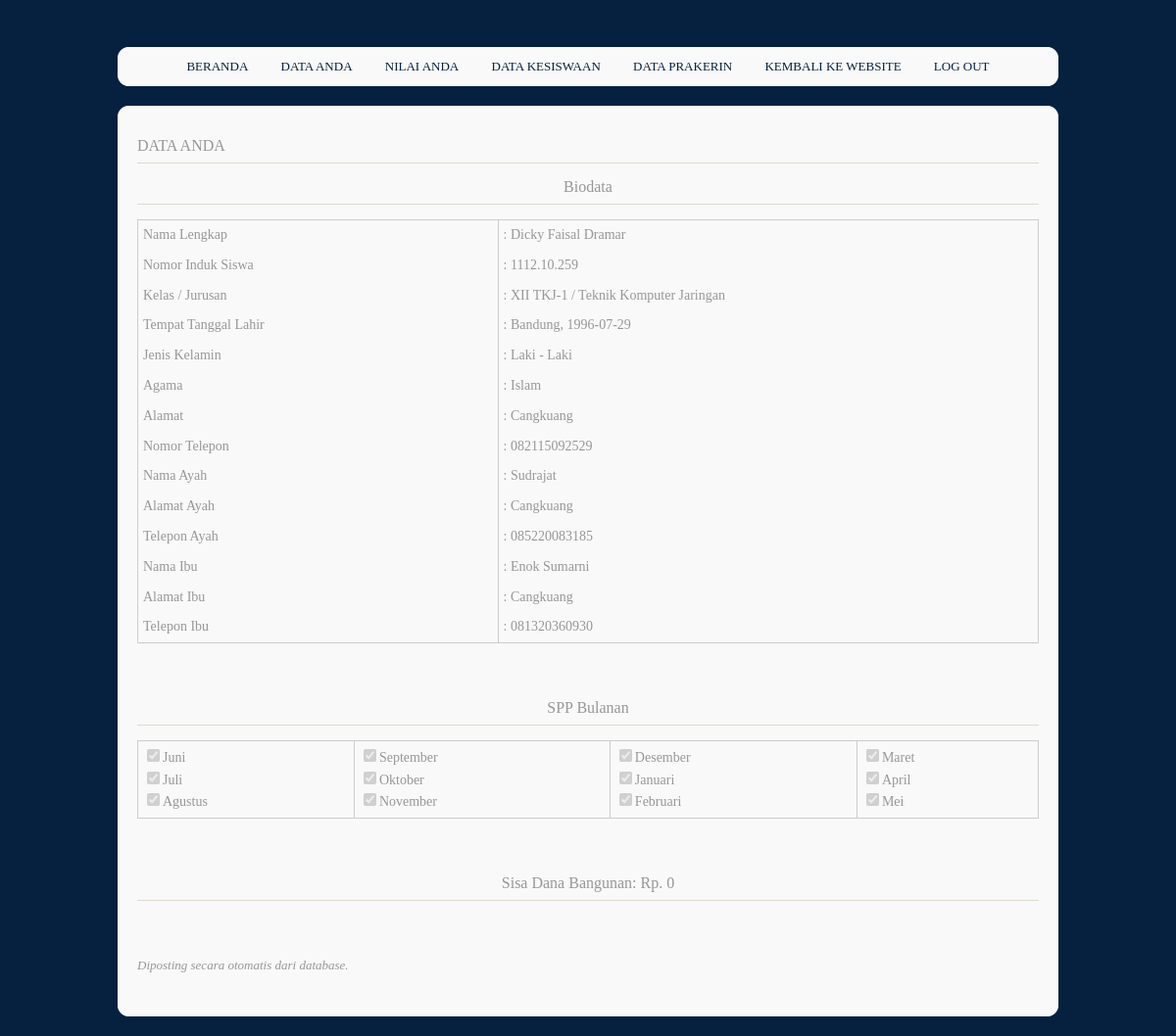
The app's page /siswa/biodata.php (signed in) with its own data.
### tables this page shows
CREATE TABLE IF NOT EXISTS `tbl_tatausaha` (
  `nis` varchar(15) NOT NULL,
  `kelas` text NOT NULL,
  `jurusan` text NOT NULL,
  `nama` text NOT NULL,
  `tempat_lahir` text NOT NULL,
  `tanggal_lahir` date NOT NULL,
  `jenis_kelamin` varchar(1) NOT NULL,
  `agama` text NOT NULL,
  `alamat` text NOT NULL,
  `telp` text NOT NULL,
  `nama_ayah` text NOT NULL,
  `alamat_ayah` text NOT NULL,
  `telp_ayah` text NOT NULL,
  `nama_ibu` text NOT NULL,
  `alamat_ibu` text NOT NULL,
  `telp_ibu` text NOT NULL,
  `sisa_iuran_bulanan` text NOT NULL,
  `sisa_dana_bangunan` text NOT NULL,
  PRIMARY KEY (`nis`),
  KEY `tanggal_lahir` (`tanggal_lahir`)
);

CREATE TABLE IF NOT EXISTS `tbl_kurikulum_s5` (
  `nis` varchar(15) NOT NULL,
  `agama5` float NOT NULL,
  `pkn5` float NOT NULL,
  `indonesia5` float NOT NULL,
  `penjaskes5` float NOT NULL,
  `inggris5` float NOT NULL,
  `matematika5` float NOT NULL,
  `ipa5` float NOT NULL,
  `kkpi5` float NOT NULL,
  `kwu5` float NOT NULL,
  `fisika5` float NOT NULL,
  `kimia5` float NOT NULL,
  `senibudaya5` float NOT NULL,
  `ips5` float NOT NULL,
  `jepang5` float NOT NULL,
  `produktif15` float NOT NULL,
  `produktif25` float NOT NULL,
  `produktif35` float NOT NULL,
  `produktif45` float NOT NULL,
  `produktif55` float NOT NULL,
  PRIMARY KEY (`nis`)
);

### config/lib.php (called while the page is built, shortened)
<?php
	function IsLoggedIn()
	{
		return true;
	}
	function GetLoginInfo()
	{
		if( IsLoggedIn() )
		{
			$data["user"]	= $_SESSION['username'];
			$data["pass"]	= $_SESSION['password'];
			$data["flag"]	= $_SESSION['flag'];
			return $data;
		}
		return NULL;
	}
	function GetAccountInfo()
	{
		$login		= GetLoginInfo();
		$primary	= $login["user"];
		if( $login["flag"] == "US" )
		{
			$query	= "SELECT * FROM tbl_tatausaha WHERE nis='$primary'";
			$check	= mysql_query( $query );
			if( !$check )
			{
				$data["Silahkan Edit Profil"]	= "";
				DisconnectDatabase();
				return $data;
			}
			else
			{
				$query	= "SELECT * FROM tbl_tatausaha
						   INNER JOIN tbl_kesiswaan ON ( tbl_tatausaha.nis = tbl_kesiswaan.nis )
						   INNER JOIN tbl_hubin ON ( tbl_kesiswaan.nis = tbl_hubin.nis )
						   INNER JOIN tbl_kurikulum_s1 ON ( tbl_hubin.nis = tbl_kurikulum_s1.nis )
						   INNER JOIN tbl_kurikulum_s2 ON ( tbl_kurikulum_s1.nis = tbl_kurikulum_s2.nis )
						   INNER JOIN tbl_kurikulum_s3 ON ( tbl_kurikulum_s2.nis = tbl_kurikulum_s3.nis )
						   INNER JOIN tbl_kurikulum_s4 ON ( tbl_kurikulum_s3.nis = tbl_kurikulum_s4.nis )
						   INNER JOIN tbl_kurikulum_s5 ON ( tbl_kurikulum_s4.nis = tbl_kurikulum_s5.nis )
						   WHERE tbl_tatausaha.nis='$primary'";
				$array	= mysql_query( $query ) or die( mysql_error() );
				$data	= mysql_fetch_array( $array );
				return $data;
			}
		}
		return NULL;
	}
?>

### siswa/content_biodata.php (the view, shortened to what this page needs)
<?php
if(!isset($_SESSION['username']) || ($_SESSION['flag'] != "US") )
	echo "<html><head><title>404 Not Found</title></head><body><h1>Not Found</h1><p>The requested URL was not found on this server.</p></body></html>";
else
	{
?>
<html xmlns="http://www.w3.org/1999/xhtml" xml:lang="EN" lang="EN" dir="ltr">
<head profile="http://gmpg.org/xfn/11">
<link rel="stylesheet" href="../styles/layout.css" type="text/css" />
</head>
<body id="top">
<div class="wrapper row3">
  <div class="rnd">
    <div id="container" class="clear">
      <h1>DATA ANDA</h1>
<?php
	require_once "../config/lib.php";
	if( !IsLoggedIn() )
	{
		echo "Belum Login";
	}
	else
	{
		$login		= GetLoginInfo();
		$account	= GetAccountInfo();
		if( $login["flag"] == "US" )
		{
			$sisa			= $account["sisa_iuran_bulanan"];
			$total			= 2460000;
			$sudah_bayar	= ( $total - $sisa ) / 205000;
			for( $i = 0; $i < 12; $i++ )
			{
				$flag[$i]	= "";
			}
			for( $i = 0; $i < $sudah_bayar; $i++ )
			{
				$flag[$i]	= "checked";
			}
?>
			<CENTER><H3>Biodata</H3></CENTER>
			<TABLE id="biodata" width="100%">
				<TR>
					<TD width="40%">
						Nama Lengkap
					</TD>
					<TD>
						: <?php echo $account["nama"]; ?>
					</TD>
				</TR>
				<TR>
					<TD>
						Nomor Induk Siswa
					</TD>
					<TD>
						: <?php echo $account["nis"]; ?>
					</TD>
				</TR>
				<TR>
					<TD>
						Kelas / Jurusan
					</TD>
					<TD>
						: <?php echo $account["kelas"] . " / " . $account["jurusan"]; ?>
					</TD>
				</TR>
				<TR>
					<TD>
						Tempat Tanggal Lahir
					</TD>
					<TD>
						: <?php echo $account["tempat_lahir"] . ", " . $account["tanggal_lahir"]; ?>
					</TD>
				</TR>
				<TR>
					<TD>
						Jenis Kelamin
					</TD>
					<TD>
						: <?php if( $account["jenis_kelamin"] == "L" ) echo "Laki - Laki"; else echo "Perempuan"; ?>
					</TD>
				</TR>
				<TR>
					<TD>
						Agama
					</TD>
					<TD>
						: <?php echo $account["agama"]; ?>
					</TD>
				</TR>
				<TR>
					<TD>
						Alamat
					</TD>
					<TD>
						: <?php echo $account["alamat"]; ?>
					</TD>
				</TR>
				<TR>
					<TD>
						Nomor Telepon
					</TD>
					<TD>
						: <?php echo $account["telp"]; ?>
					</TD>
				</TR>
				<TR>
					<TD>
						Nama Ayah
					</TD>
					<TD>
						: <?php echo $account["nama_ayah"]; ?>
					</TD>
				</TR>
				<TR>
					<TD>
						Alamat Ayah
					</TD>
					<TD>
						: <?php echo $account["alamat_ayah"]; ?>
					</TD>
				</TR>
				<TR>
					<TD>
						Telepon Ayah
					</TD>
					<TD>
						: <?php echo $account["telp_ayah"]; ?>
					</TD>
				</TR>
				<TR>
					<TD>
						Nama Ibu
					</TD>
					<TD>
						: <?php echo $account["nama_ibu"]; ?>
					</TD>
				</TR>
				<TR>
					<TD>
						Alamat Ibu
					</TD>
					<TD>
						: <?php echo $account["alamat_ibu"]; ?>
					</TD>
				</TR>
				<TR>
					<TD>
						Telepon Ibu
					</TD>
					<TD>
						: <?php echo $account["telp_ibu"]; ?>
					</TD>
				</TR>
			</TABLE>
			<BR><BR>
			<CENTER><H3>SPP Bulanan</H3></CENTER>
			<TABLE id="bayaran" width="100%">
				<TR>
					<TD>
						<INPUT type="checkbox" disabled <?php echo $flag[0]; ?>>Juni</INPUT><BR>
						<INPUT type="checkbox" disabled <?php echo $flag[1]; ?>>Juli</INPUT><BR>
						<INPUT type="checkbox" disabled <?php echo $flag[2]; ?>>Agustus</INPUT>
					</TD>
					<TD>
						<INPUT type="checkbox" disabled <?php echo $flag[3]; ?>>September</INPUT><BR>
						<INPUT type="checkbox" disabled <?php echo $flag[4]; ?>>Oktober</INPUT><BR>
						<INPUT type="checkbox" disabled <?php echo $flag[5]; ?>>November</INPUT>
					</TD>
					<TD>
						<INPUT type="checkbox" disabled <?php echo $flag[6]; ?>>Desember</INPUT><BR>
						<INPUT type="checkbox" disabled <?php echo $flag[7]; ?>>Januari</INPUT><BR>
						<INPUT type="checkbox" disabled <?php echo $flag[8]; ?>>Februari</INPUT>
					</TD>
					<TD>
						<INPUT type="checkbox" disabled <?php echo $flag[9]; ?>>Maret</INPUT><BR>
						<INPUT type="checkbox" disabled <?php echo $flag[10]; ?>>April</INPUT><BR>
						<INPUT type="checkbox" disabled <?php echo $flag[11]; ?>>Mei</INPUT>
					</TD>
				</TR>
			</TABLE>
			<BR><BR>
			<CENTER><H3>Sisa Dana Bangunan: Rp. <?php echo $account["sisa_dana_bangunan"]; ?></H3></CENTER>
			<BR><BR>
			<I>Diposting secara otomatis dari database.</I>
			<BR><BR>
<?php
		}
?>
<?php
	}
?>
    </div>
  </div>
</div>
</body>
</html>
<?php
	}
?>

### styles/layout.css (style rules this page uses)
body { margin:0; padding:0; font-size:13px; font-family:Georgia, "Times New Roman", Times, serif; color:#979797; background-color:#06213F; }
.clear:after { content:"."; display:block; height:0; clear:both; visibility:hidden; line-height:0; }
.clear { display:inline-block; }
html[xmlns] .clear { display:block; }
div.wrapper { position:relative; margin:0 auto 20px; width:960px; text-align:left; }
div.wrapper h1, div.wrapper h2, div.wrapper h3, div.wrapper h4, div.wrapper h5, div.wrapper h6 { margin:0 0 15px 0; padding:0; font-size:16px; font-weight:normal; font-style:normal; line-height:normal; }
.row2, .row3, .row4 { color:#979797; background-color:#F9F9F9; }
#header, #container, #footer { display:block; width:960px; }
.rnd { display:block; width:960px; padding:12px 0 0 0; background:url("../images/round_top.gif") top left no-repeat; }
#container { width:920px; padding:20px; line-height:1.6em; background:url("../images/round_bot.gif") bottom left no-repeat; }
#container h1, #container h2, #container h3, #container h4, #container h5, #container h6 { padding-bottom:8px; border-bottom:1px solid #DEDACB; }

### styles/forms.css (style rules this page uses)
input, textarea, select { font-size:12px; font-family:Georgia, "Times New Roman", Times, serif; }

### styles/tables.css (style rules this page uses)
table { width:100%; border-collapse:collapse; table-layout:auto; vertical-align:top; margin-bottom:15px; border:1px solid #CCCCCC; }
table tbody td { vertical-align:top; border-collapse:collapse; border-left:1px solid #CCCCCC; border-right:1px solid #CCCCCC; }
table thead th, table tbody td { padding:5px; border-collapse:collapse; }

### siswa/content_biodata.php (style rules this page uses)
#biodata { font-size: 14px; }
#bayaran { font-size: 14px; }

### records on screen
tbl_tatausaha: nama "Dicky Faisal Dramar", tbl_kurikulum_s5.nis "1112.10.259", kelas "XII TKJ-1", jurusan "Teknik Komputer Jaringan", tempat_lahir "Bandung", tanggal_lahir "1996-07-29", agama "Islam", alamat "Cangkuang", telp "082115092529", nama_ayah "Sudrajat", alamat_ayah "Cangkuang", telp_ayah "085220083185", nama_ibu "Enok Sumarni", alamat_ibu "Cangkuang", telp_ibu "081320360930", sisa_dana_bangunan "0"
